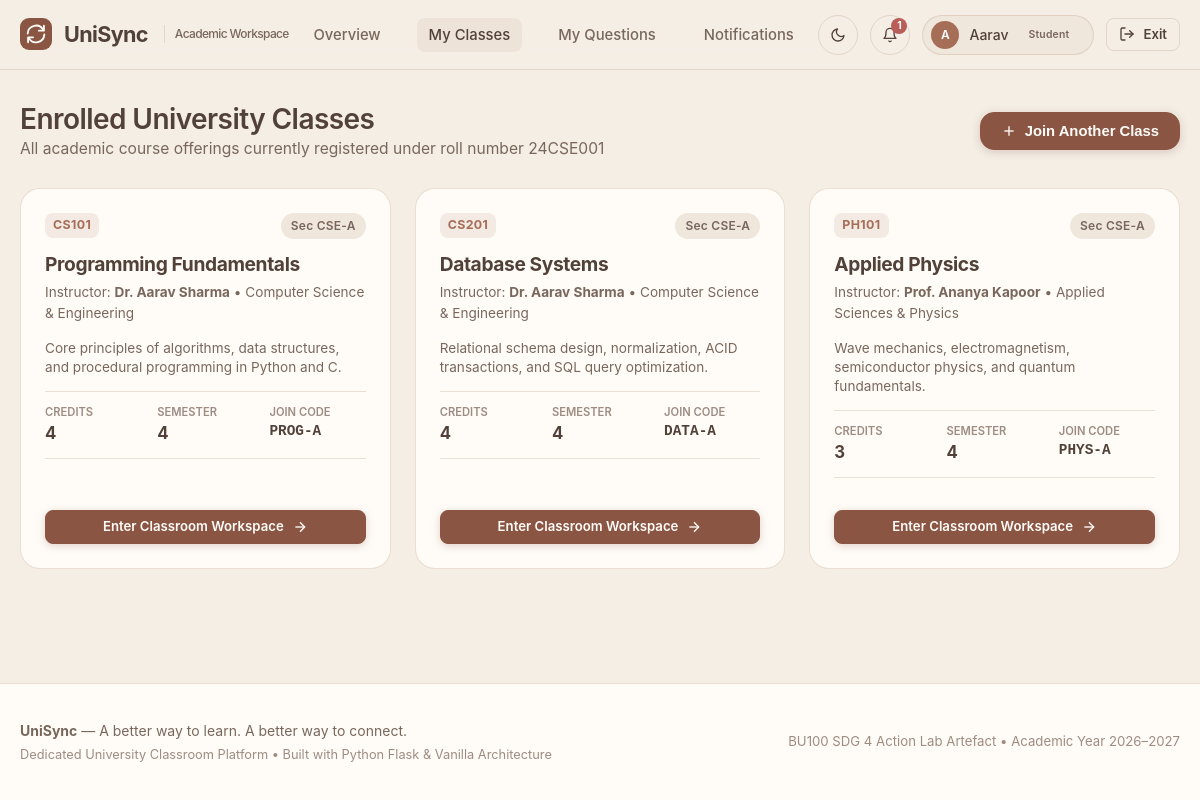
The app's page /student/classes (signed in) with its own data.
### models/users.py (models this page shows, shortened)
class User(db.Model):
    __tablename__ = 'users'
    id = db.Column(db.Integer, primary_key=True)
    email = db.Column(db.String(120), unique=True, nullable=False, index=True)
    password_hash = db.Column(db.String(255), nullable=False)
    role = db.Column(db.String(20), nullable=False)  # 'student' or 'teacher'
    full_name = db.Column(db.String(100), nullable=False)
    is_active = db.Column(db.Boolean, default=True, nullable=False)
    created_at = db.Column(db.DateTime, default=utcnow, nullable=False)
    student_profile = db.relationship('StudentProfile', back_populates='user', uselist=False, cascade='all, delete-orphan')
    teacher_profile = db.relationship('TeacherProfile', back_populates='user', uselist=False, cascade='all, delete-orphan')
    notifications = db.relationship('Notification', back_populates='user', cascade='all, delete-orphan', order_by='Notification.created_at.desc()')
    audit_logs = db.relationship('AuditLog', back_populates='user')
    @property
    def is_student(self):
        return self.role == 'student'
    @property
    def is_teacher(self):
        return self.role == 'teacher'

class StudentProfile(db.Model):
    __tablename__ = 'student_profiles'
    id = db.Column(db.Integer, primary_key=True)
    user_id = db.Column(db.Integer, db.ForeignKey('users.id', ondelete='CASCADE'), unique=True, nullable=False)
    roll_number = db.Column(db.String(30), unique=True, nullable=False, index=True)
    programme = db.Column(db.String(80), nullable=False)  # e.g., 'B.Tech CSE'
    semester = db.Column(db.Integer, nullable=False)     # e.g., 4
    section = db.Column(db.String(10), nullable=False)    # e.g., 'A'
    created_at = db.Column(db.DateTime, default=utcnow, nullable=False)
    user = db.relationship('User', back_populates='student_profile')
    enrollments = db.relationship('Enrollment', back_populates='student', cascade='all, delete-orphan')
    feedback_responses = db.relationship('FeedbackResponse', back_populates='student', cascade='all, delete-orphan')
    doubts = db.relationship('Doubt', back_populates='student', cascade='all, delete-orphan')

class TeacherProfile(db.Model):
    __tablename__ = 'teacher_profiles'
    id = db.Column(db.Integer, primary_key=True)
    user_id = db.Column(db.Integer, db.ForeignKey('users.id', ondelete='CASCADE'), unique=True, nullable=False)
    faculty_id = db.Column(db.String(30), unique=True, nullable=False, index=True)
    department = db.Column(db.String(80), nullable=False)  # e.g., 'Computer Science & Engineering'
    created_at = db.Column(db.DateTime, default=utcnow, nullable=False)
    user = db.relationship('User', back_populates='teacher_profile')
    class_offerings = db.relationship('ClassOffering', back_populates='teacher', cascade='all, delete-orphan')

### models/academic.py (models this page shows, shortened)
class ClassOffering(db.Model):
    __tablename__ = 'class_offerings'
    id = db.Column(db.Integer, primary_key=True)
    course_id = db.Column(db.Integer, db.ForeignKey('courses.id'), nullable=False)
    section_id = db.Column(db.Integer, db.ForeignKey('sections.id'), nullable=False)
    teacher_id = db.Column(db.Integer, db.ForeignKey('teacher_profiles.id'), nullable=False)
    join_code = db.Column(db.String(16), unique=True, nullable=False, index=True, default=generate_join_code)
    semester = db.Column(db.Integer, nullable=False)
    academic_year = db.Column(db.String(20), default='2026-2027', nullable=False)
    is_active = db.Column(db.Boolean, default=True, nullable=False)
    created_at = db.Column(db.DateTime, default=utcnow, nullable=False)
    course = db.relationship('Course', back_populates='class_offerings')
    section = db.relationship('Section', back_populates='class_offerings')
    teacher = db.relationship('TeacherProfile', back_populates='class_offerings')
    enrollments = db.relationship('Enrollment', back_populates='class_offering', cascade='all, delete-orphan')
    feedback_sessions = db.relationship('FeedbackSession', back_populates='class_offering', cascade='all, delete-orphan', order_by='FeedbackSession.created_at.desc()')
    doubts = db.relationship('Doubt', back_populates='class_offering', cascade='all, delete-orphan', order_by='Doubt.created_at.desc()')

class Course(db.Model):
    __tablename__ = 'courses'
    id = db.Column(db.Integer, primary_key=True)
    code = db.Column(db.String(20), unique=True, nullable=False, index=True)  # e.g., 'CS101'
    name = db.Column(db.String(120), nullable=False)                         # e.g., 'Programming Fundamentals'
    description = db.Column(db.Text, nullable=True)
    credits = db.Column(db.Integer, default=3, nullable=False)
    created_at = db.Column(db.DateTime, default=utcnow, nullable=False)
    class_offerings = db.relationship('ClassOffering', back_populates='course', cascade='all, delete-orphan')

class Section(db.Model):
    __tablename__ = 'sections'
    id = db.Column(db.Integer, primary_key=True)
    name = db.Column(db.String(30), nullable=False)         # e.g., 'CSE-A', 'CSE-B'
    programme = db.Column(db.String(80), nullable=False)    # e.g., 'B.Tech CSE'
    semester = db.Column(db.Integer, nullable=False)       # e.g., 4
    created_at = db.Column(db.DateTime, default=utcnow, nullable=False)
    class_offerings = db.relationship('ClassOffering', back_populates='section', cascade='all, delete-orphan')

### routes/student.py (the view)
@student_bp.route('/classes')
@student_required
def classes():
    student = g.student
    enrollments = Enrollment.query.filter_by(student_id=student.id).all()
    class_ids = [e.class_offering_id for e in enrollments]
    classes = ClassOffering.query.filter(ClassOffering.id.in_(class_ids)).all() if class_ids else []
    return render_template('student_classes.html', student=student, classes=classes)

### auth_helpers.py (called while the page is built)
def get_current_user():
    user_id = session.get('user_id')
    if not user_id:
        return None
    return db.session.get(User, user_id)

def init_user_context():
    g.user = get_current_user()
    if g.user:
        g.student = g.user.student_profile if g.user.is_student else None
        g.teacher = g.user.teacher_profile if g.user.is_teacher else None
    else:
        g.student = None
        g.teacher = None

def student_required(view):
    @functools.wraps(view)
    def wrapped_view(**kwargs):
        if session.get('user_id') is None:
            next_url = request.full_path if request.method == 'GET' else request.path
            return redirect(url_for('auth.login', next=next_url))
        if session.get('user_role') != 'student':
            flash('Access restricted to university students.', 'error')
            return redirect(url_for('teacher.dashboard'))
        return view(**kwargs)
    return wrapped_view

def generate_csrf_token():
    if '_csrf_token' not in session:
        session['_csrf_token'] = secrets.token_hex(32)
    return session['_csrf_token']

### extensions.py (called while the page is built)
def utcnow():
    return datetime.now(timezone.utc).replace(tzinfo=None)

### templates/student_classes.html (shortened to what this page needs)
{% extends "base.html" %}
{% block content %}
<div style="display: flex; justify-content: space-between; align-items: center; margin-bottom: 28px; flex-wrap: wrap; gap: 16px;">
  <div>
    <h2>Enrolled University Classes</h2>
    <p>All academic course offerings currently registered under roll number {{ student.roll_number }}</p>
  </div>
  <button type="button" class="btn btn-primary" onclick="openModal('joinClassModal')">
    <svg class="icon-sm" viewBox="0 0 24 24" fill="none" stroke="currentColor" stroke-width="2"><line x1="12" y1="5" x2="12" y2="19"></line><line x1="5" y1="12" x2="19" y2="12"></line></svg>
    <span>Join Another Class</span>
  </button>
</div>
{% if classes %}
  <div class="classes-grid">
    {% for offering in classes %}
      <div class="class-card">
        <div>
          <div class="class-card-header">
            <span class="class-code-badge">{{ offering.course.code }}</span>
            <span class="badge badge-neutral">Sec {{ offering.section.name }}</span>
          </div>
          <h4 class="class-title">{{ offering.course.name }}</h4>
          <div class="class-meta">
            Instructor: <strong>{{ offering.teacher.user.full_name }}</strong> &bull; {{ offering.teacher.department }}
          </div>
          <p style="font-size: 0.85rem; color: var(--text-secondary); margin-bottom: 14px; line-height: 1.4;">
            {{ offering.course.description or 'Course syllabus active for current semester.' }}
          </p>
          <div class="class-stats-row">
            <div class="class-stat-item">
              <div class="class-stat-item-label">Credits</div>
              <div class="class-stat-item-val">{{ offering.course.credits }}</div>
            </div>
            <div class="class-stat-item">
              <div class="class-stat-item-label">Semester</div>
              <div class="class-stat-item-val">{{ offering.semester }}</div>
            </div>
            <div class="class-stat-item">
              <div class="class-stat-item-label">Join Code</div>
              <div class="class-stat-item-val" style="font-size: 0.9rem; font-family: monospace;">{{ offering.join_code }}</div>
            </div>
          </div>
        </div>
        <div style="display: flex; gap: 10px; margin-top: 14px;">
          <a href="{{ url_for('classes.detail', class_id=offering.id) }}" class="btn btn-primary btn-sm" style="flex: 1;">
            <span>Enter Classroom Workspace</span>
            <svg class="icon-sm" viewBox="0 0 24 24" fill="none" stroke="currentColor" stroke-width="2"><line x1="5" y1="12" x2="19" y2="12"></line><polyline points="12 5 19 12 12 19"></polyline></svg>
          </a>
        </div>
      </div>
    {% endfor %}
  </div>
{% endif %}
{% endblock %}

### templates/base.html (shortened to what this page needs)
<!DOCTYPE html>
<html lang="en" data-theme="light">
<head>
  <link rel="stylesheet" href="{{ url_for('static', filename='css/style.css') }}">
  <link rel="stylesheet" href="{{ url_for('static', filename='css/responsive.css') }}">
</head>
<body data-role="{{ current_user.role if current_user else '' }}">
  <nav class="site-nav">
    <div class="container">
      <a href="{{ url_for('auth.index') }}" class="nav-brand">
        <div class="brand-icon">
          <svg class="icon-md" viewBox="0 0 24 24" fill="none" stroke="currentColor" stroke-width="2.2" stroke-linecap="round" stroke-linejoin="round">
            <path d="M21.5 2v6h-6M2.5 22v-6h6M2 11.5a10 10 0 0 1 18.8-4.3M22 12.5a10 10 0 0 1-18.8 4.2"/>
          </svg>
        </div>
        <span>UniSync</span>
        <span class="brand-tagline">Academic Workspace</span>
      </a>
      {% if current_user %}
        <ul class="nav-links">
          {% if current_user.is_teacher %}
            <li><a href="{{ url_for('teacher.dashboard') }}" class="nav-link {% if request.endpoint == 'teacher.dashboard' %}active{% endif %}">Overview</a></li>
            <li><a href="{{ url_for('teacher.classes') }}" class="nav-link {% if request.endpoint == 'teacher.classes' %}active{% endif %}">My Classes</a></li>
            <li><a href="{{ url_for('teacher.feedback_history') }}" class="nav-link {% if request.endpoint == 'teacher.feedback_history' %}active{% endif %}">Feedback Results</a></li>
            <li><a href="{{ url_for('teacher.questions') }}" class="nav-link {% if request.endpoint == 'teacher.questions' %}active{% endif %}">Questions</a></li>
          {% elif current_user.is_student %}
            <li><a href="{{ url_for('student.dashboard') }}" class="nav-link {% if request.endpoint == 'student.dashboard' %}active{% endif %}">Overview</a></li>
            <li><a href="{{ url_for('student.classes') }}" class="nav-link {% if request.endpoint == 'student.classes' %}active{% endif %}">My Classes</a></li>
            <li><a href="{{ url_for('student.questions') }}" class="nav-link {% if request.endpoint == 'student.questions' %}active{% endif %}">My Questions</a></li>
            <li><a href="{{ url_for('student.notifications') }}" class="nav-link {% if request.endpoint == 'student.notifications' %}active{% endif %}">Notifications</a></li>
          {% endif %}
        </ul>
      {% endif %}
      <div class="nav-actions">
        <button type="button" class="notif-btn theme-toggle-btn" onclick="toggleTheme()" title="Toggle Theme" aria-label="Toggle Light or Dark Mode">
          <svg class="icon-sm theme-icon-moon" viewBox="0 0 24 24" fill="none" stroke="currentColor" stroke-width="2" stroke-linecap="round" stroke-linejoin="round">
            <path d="M21 12.79A9 9 0 1 1 11.21 3 7 7 0 0 0 21 12.79z"></path>
          </svg>
        </button>
        {% if current_user %}
          {% if current_user.is_student %}
            <a href="{{ url_for('student.notifications') }}" class="notif-btn" title="View Notifications" aria-label="Notifications">
              <svg class="icon-sm" viewBox="0 0 24 24" fill="none" stroke="currentColor" stroke-width="2" stroke-linecap="round" stroke-linejoin="round">
                <path d="M18 8A6 6 0 0 0 6 8c0 7-3 9-3 9h18s-3-2-3-9"></path>
                <path d="M13.73 21a2 2 0 0 1-3.46 0"></path>
              </svg>
              {% if unread_notifications_count > 0 %}
                <span class="notif-badge">{{ unread_notifications_count }}</span>
              {% endif %}
            </a>
          {% endif %}
          <div class="user-pill">
            <div class="user-avatar">
              {{ current_user.full_name[:1] }}
            </div>
            <span>{{ current_user.full_name.split(' ')[0] }}</span>
            <span class="badge badge-neutral" style="font-size: 0.65rem;">
              {{ current_user.role.title() }}
            </span>
          </div>
          <a href="{{ url_for('auth.logout') }}" class="btn btn-outline btn-sm" title="Sign out">
            <svg class="icon-sm" viewBox="0 0 24 24" fill="none" stroke="currentColor" stroke-width="2" stroke-linecap="round" stroke-linejoin="round">
              <path d="M9 21H5a2 2 0 0 1-2-2V5a2 2 0 0 1 2-2h4"></path>
              <polyline points="16 17 21 12 16 7"></polyline>
              <line x1="21" y1="12" x2="9" y2="12"></line>
            </svg>
            <span>Exit</span>
          </a>
        {% else %}
          <a href="{{ url_for('auth.login') }}" class="btn btn-outline btn-sm">Sign In</a>
          <a href="{{ url_for('auth.signup') }}" class="btn btn-primary btn-sm">Create Account</a>
        {% endif %}
      </div>
    </div>
  </nav>
  <main class="main-content">
    <div class="container">
      {% block content %}{% endblock %}
    </div>
  </main>
  <footer class="site-footer">
    <div class="container">
      <div class="footer-inner">
        <div>
          <strong>UniSync</strong> &mdash; A better way to learn. A better way to connect.
          <p style="font-size: 0.8rem; margin-top: 4px; color: var(--text-muted);">
            Dedicated University Classroom Platform &bull; Built with Python Flask &amp; Vanilla Architecture
          </p>
        </div>
        <div style="font-size: 0.825rem; color: var(--text-muted);">
          BU100 SDG 4 Action Lab Artefact &bull; Academic Year 2026&ndash;2027
        </div>
      </div>
    </div>
  </footer>
</body>
</html>

### static/css/responsive.css (style rules this page uses)
@media (max-width: 1200px) { .container { padding: 0 20px; } }

### records on screen
User: full_name "A", full_name "Aarav", role "Student"
StudentProfile: roll_number "24CSE001"
ClassOffering: course.code "CS101", section.name "CSE-A", course.name "Programming Fundamentals", teacher.user.full_name "Dr. Aarav Sharma", teacher.department "Computer Science & Engineering", course "Core principles of algorithms, data structures, and procedural programming in Python and C.", course.credits "4", semester "4", join_code "PROG-A"
ClassOffering: course.code "CS201", section.name "CSE-A", course.name "Database Systems", teacher.user.full_name "Dr. Aarav Sharma", teacher.department "Computer Science & Engineering", course "Relational schema design, normalization, ACID transactions, and SQL query optimization.", course.credits "4", semester "4", join_code "DATA-A"
ClassOffering: course.code "PH101", section.name "CSE-A", course.name "Applied Physics", teacher.user.full_name "Prof. Ananya Kapoor", teacher.department "Applied Sciences & Physics", course "Wave mechanics, electromagnetism, semiconductor physics, and quantum fundamentals.", course.credits "3", semester "4", join_code "PHYS-A"

### other values on screen
{{ unread_notifications_count }} "1"
